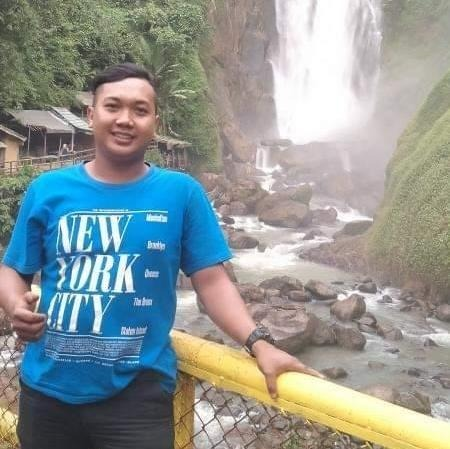
#> input picture tugas menyembunyikan data/AgungEka.png, 450 x 449 px
$ python agung.py
#> lines starting #> are read from the running program, lines starting #| are printed output that depends on the picture
from PIL import Image

def encrypt_image(image_path, key):
    # Buka gambar
#> called with image_path = 'AgungEka.png', key = 42
    image = Image.open(image_path)
#> image is the input picture: PIL image 450x449 RGB; mean R, G, B 142.9, 151.1, 149.4
    # Konversi gambar ke mode RGB
    image = image.convert("RGB")

    width, height = image.size
#> width = 450; height = 449

    # Membangun matriks piksel baru untuk gambar terenkripsi
    encrypted_image = Image.new("RGB", (width, height))
#> encrypted_image: PIL image 450x449 RGB; every value is 0

    for y in range(height):
        for x in range(width):
            # Dapatkan piksel RGB pada posisi (x, y)
            r, g, b = image.getpixel((x, y))

            # Enkripsi piksel dengan kunci
            r = (r + key) % 256
            g = (g + key) % 256
            b = (b + key) % 256

            # Set piksel terenkripsi pada gambar baru
            encrypted_image.putpixel((x, y), (r, g, b))
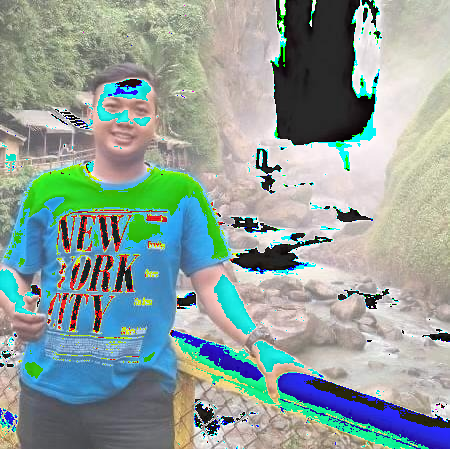
#> encrypted_image: PIL image 450x449 RGB; mean R, G, B 143.3, 160.5, 155.1

    # Simpan gambar terenkripsi
    encrypted_image.save("encrypted_image.png")
    print("Gambar berhasil dienkripsi.")


def decrypt_image(image_path, key):
    # Buka gambar terenkripsi
#> called with image_path = 'encrypted_image.png', key = 42
    encrypted_image = Image.open(image_path)
    # Konversi gambar ke mode RGB
    encrypted_image = encrypted_image.convert("RGB")

    width, height = encrypted_image.size
#> width = 450; height = 449

    # Membangun matriks piksel baru untuk gambar terdekripsi
    decrypted_image = Image.new("RGB", (width, height))

    for y in range(height):
        for x in range(width):
            # Dapatkan piksel RGB pada posisi (x, y)
            r, g, b = encrypted_image.getpixel((x, y))

            # Dekripsi piksel dengan kunci
            r = (r - key) % 256
            g = (g - key) % 256
            b = (b - key) % 256

            # Set piksel terdekripsi pada gambar baru
            decrypted_image.putpixel((x, y), (r, g, b))

    # Simpan gambar terdekripsi
    decrypted_image.save("decrypted_image.png")
    print("Gambar berhasil didekripsi.")


# Contoh penggunaan
image_path = "AgungEka.png"
key = 42

encrypt_image(image_path, key)

decrypt_image("encrypted_image.png", key)
